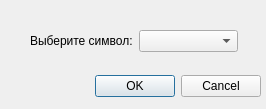
<?xml version="1.0" encoding="UTF-8"?>
<ui version="4.0">
 <class>AddColumnDialog</class>
 <widget class="QDialog" name="AddColumnDialog">
  <property name="geometry">
   <rect>
    <x>0</x>
    <y>0</y>
    <width>266</width>
    <height>109</height>
   </rect>
  </property>
  <property name="windowTitle">
   <string>Dialog</string>
  </property>
  <widget class="QDialogButtonBox" name="buttonBox">
   <property name="geometry">
    <rect>
     <x>40</x>
     <y>70</y>
     <width>221</width>
     <height>32</height>
    </rect>
   </property>
   <property name="orientation">
    <enum>Qt::Horizontal</enum>
   </property>
   <property name="standardButtons">
    <set>QDialogButtonBox::Cancel|QDialogButtonBox::Ok</set>
   </property>
  </widget>
  <widget class="QWidget" name="">
   <property name="geometry">
    <rect>
     <x>30</x>
     <y>30</y>
     <width>208</width>
     <height>31</height>
    </rect>
   </property>
   <layout class="QFormLayout" name="formLayout">
    <property name="fieldGrowthPolicy">
     <enum>QFormLayout::AllNonFixedFieldsGrow</enum>
    </property>
    <item row="0" column="1">
     <widget class="QComboBox" name="comboBox"/>
    </item>
    <item row="0" column="0">
     <widget class="QLabel" name="label">
      <property name="text">
       <string>Выберите символ:</string>
      </property>
     </widget>
    </item>
   </layout>
  </widget>
 </widget>
 <resources/>
 <connections>
  <connection>
   <sender>buttonBox</sender>
   <signal>accepted()</signal>
   <receiver>AddColumnDialog</receiver>
   <slot>accept()</slot>
   <hints>
    <hint type="sourcelabel">
     <x>248</x>
     <y>254</y>
    </hint>
    <hint type="destinationlabel">
     <x>157</x>
     <y>274</y>
    </hint>
   </hints>
  </connection>
  <connection>
   <sender>buttonBox</sender>
   <signal>rejected()</signal>
   <receiver>AddColumnDialog</receiver>
   <slot>reject()</slot>
   <hints>
    <hint type="sourcelabel">
     <x>316</x>
     <y>260</y>
    </hint>
    <hint type="destinationlabel">
     <x>286</x>
     <y>274</y>
    </hint>
   </hints>
  </connection>
 </connections>
</ui>
